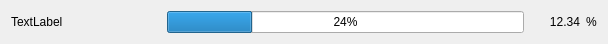
<?xml version="1.0" encoding="UTF-8"?>
<ui version="4.0">
 <class>TransportBar</class>
 <widget class="QWidget" name="TransportBar">
  <property name="geometry">
   <rect>
    <x>0</x>
    <y>0</y>
    <width>608</width>
    <height>40</height>
   </rect>
  </property>
  <property name="windowTitle">
   <string>Form</string>
  </property>
  <layout class="QHBoxLayout" name="horizontalLayout">
   <item>
    <widget class="QLabel" name="lbFileName">
     <property name="minimumSize">
      <size>
       <width>150</width>
       <height>0</height>
      </size>
     </property>
     <property name="text">
      <string>TextLabel</string>
     </property>
    </widget>
   </item>
   <item>
    <widget class="QProgressBar" name="progressBar">
     <property name="value">
      <number>24</number>
     </property>
    </widget>
   </item>
   <item>
    <widget class="QLabel" name="lbPercent">
     <property name="minimumSize">
      <size>
       <width>50</width>
       <height>0</height>
      </size>
     </property>
     <property name="maximumSize">
      <size>
       <width>100</width>
       <height>16777215</height>
      </size>
     </property>
     <property name="text">
      <string>12.34</string>
     </property>
     <property name="alignment">
      <set>Qt::AlignmentFlag::AlignRight|Qt::AlignmentFlag::AlignTrailing|Qt::AlignmentFlag::AlignVCenter</set>
     </property>
    </widget>
   </item>
   <item>
    <widget class="QLabel" name="label_2">
     <property name="text">
      <string>%</string>
     </property>
    </widget>
   </item>
  </layout>
 </widget>
 <resources/>
 <connections/>
</ui>
